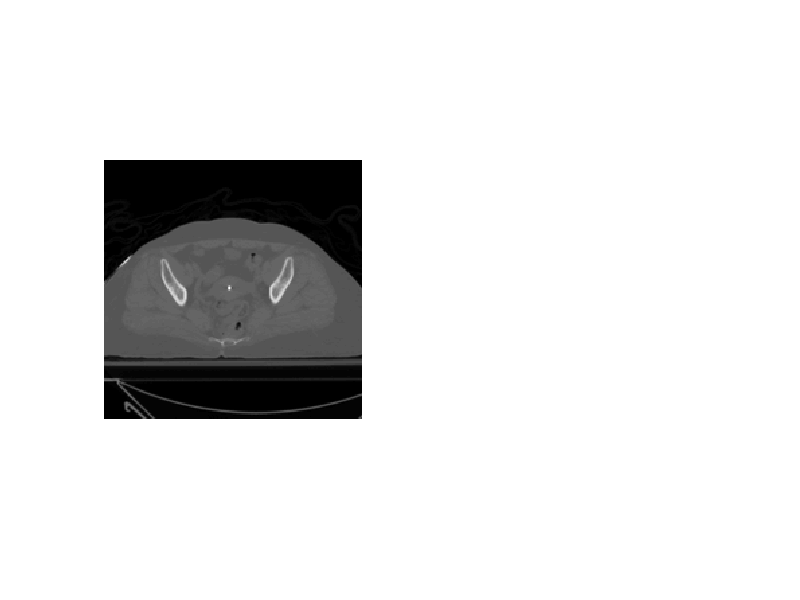

The MATLAB script that drew this image: (Note: this script raises an error after producing the figure.)
clc
clear
close all

%%
GroundTruth = load('groundtruth_mask_p2.mat');
GroundTruth  = GroundTruth.groundtruth_mask_p2;
PredictedMap = load('predicted_mask_p2.mat');
PredictedMap = PredictedMap.predicted_mask_p2;
CTimgs = load('test_ct_p2.mat');
CTimgs = CTimgs.test_ct_p2;
%%
target_slice = 15;
target_GT = GroundTruth(:,:,target_slice);
target_Predicted = PredictedMap(:,:,target_slice);
target_CTimgs = CTimgs(:,:,target_slice);
% Mask image is converted to binary
target_Predicted(target_Predicted>0) = 1;
target_GT(target_GT>0) = 1;
%%
GroundTruth_color = [1, 0, 0];
Predicted_color = [0, 0, 1];

figure, 
subplot(1,2,1), imshow(target_CTimgs, []), alphamask(target_GT, GroundTruth_color, 0.5)
title('Ground Truth')
subplot(1,2,2), imshow(target_CTimgs, []), alphamask(target_Predicted, Predicted_color, 0.5)
title('Predicted')
%%
figure()
imshow(target_CTimgs, []) , alphamask_three(target_GT,target_Predicted, GroundTruth_color, Predicted_color, 0.5)
title('Ground truth & Predicted mask')
%%
